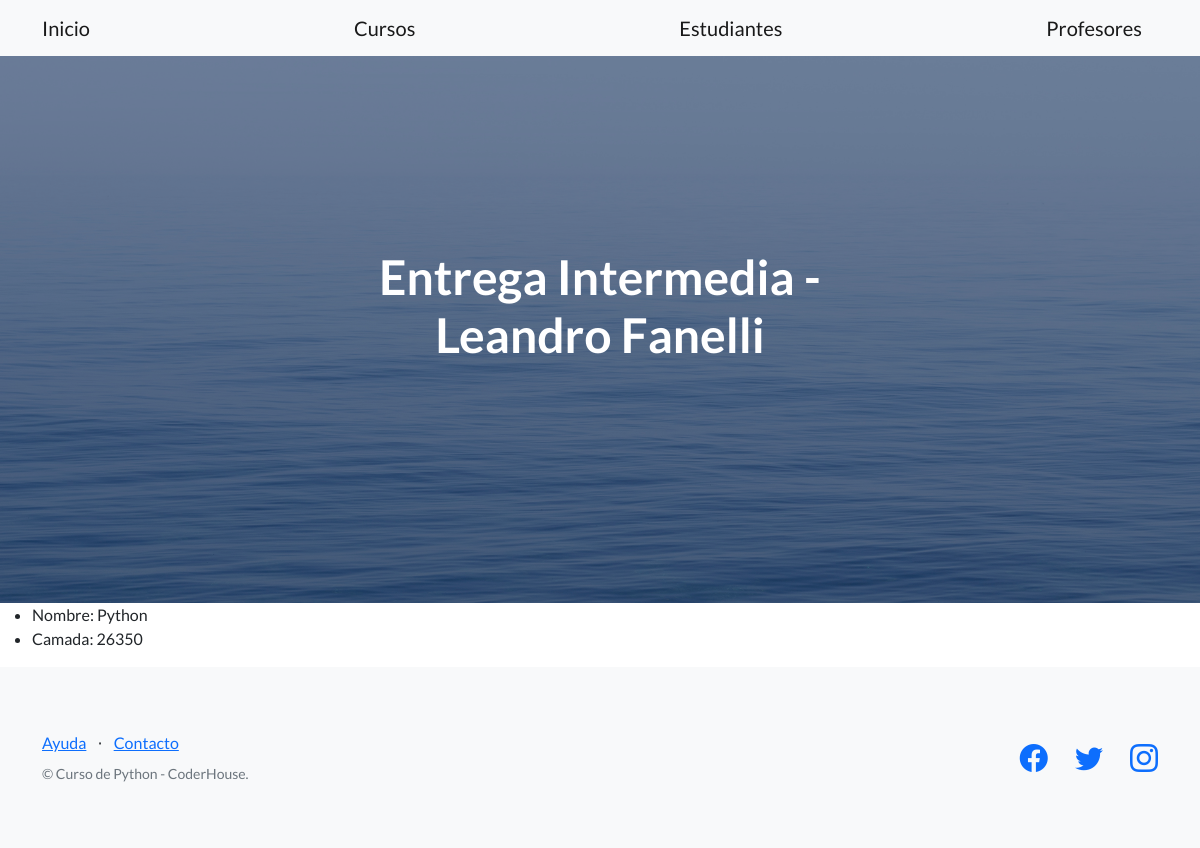
Before: /AppCoder/curso/view/1 with the older database file.
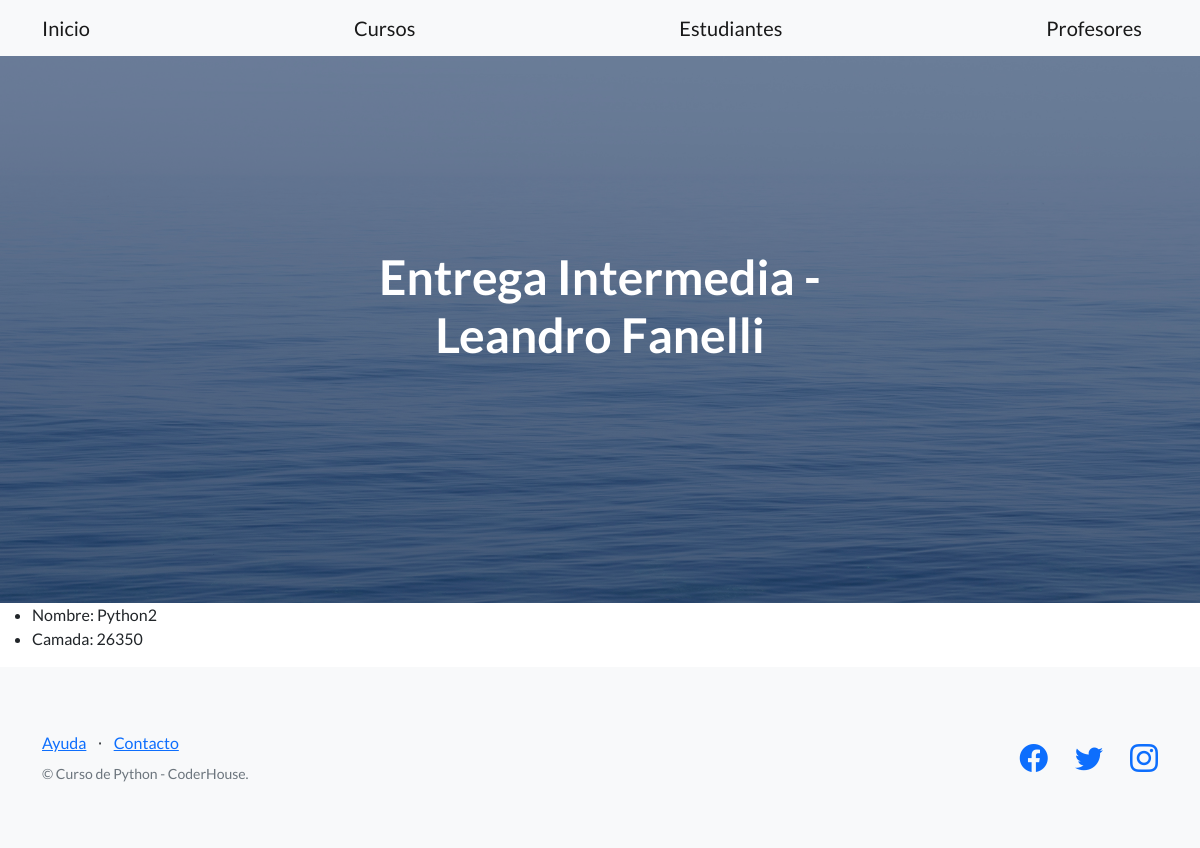
After: the same page with the newer database file.
### AppCoder/models.py (models this page shows, shortened)
class Curso(Model):
    nombre = CharField(max_length=40)
    camada = IntegerField()

### AppCoder/views.py (the view)
# urls.py: path('curso/view/<pk>', Curso_DetailView.as_view(), name='curso_view'),
class Curso_DetailView(DetailView):
    model = Curso
    template_name = 'AppCoder/ver_curso.html'

### templates/AppCoder/ver_curso.html
{% extends 'AppCoder/padre.html' %}
{% block contenidoQueCambia %}
    <ul>
        <li>Nombre: {{curso.nombre}}</li>
        <li>Camada: {{curso.camada}}</li>
    </ul>
{% endblock %}

Changed rows visible on the page:
changed Curso: nombre "Python" → "Python2"
